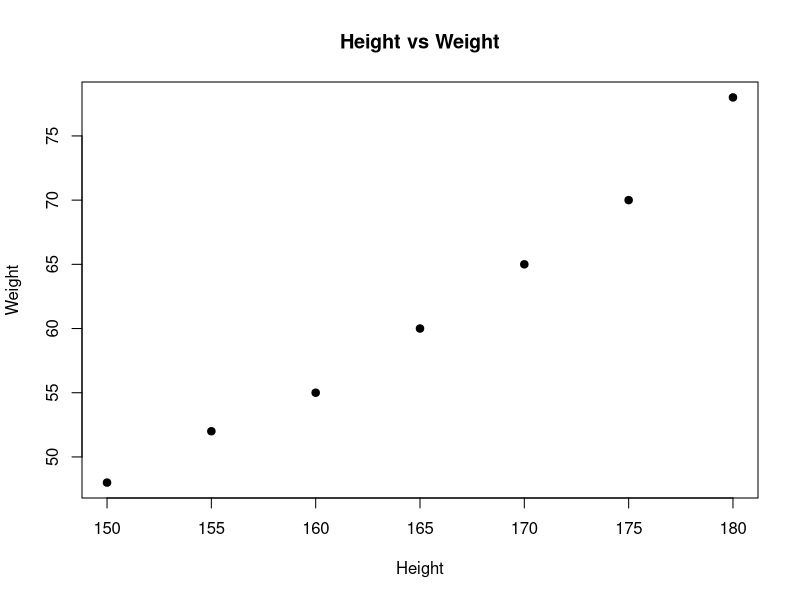

The R source for this figure:
height <- c(150,155,160,165,170,175,180)
weight <- c(48,52,55,60,65,70,78)
plot(height,weight,pch=19,main="Height vs Weight",xlab="Height",ylab="Weight")
